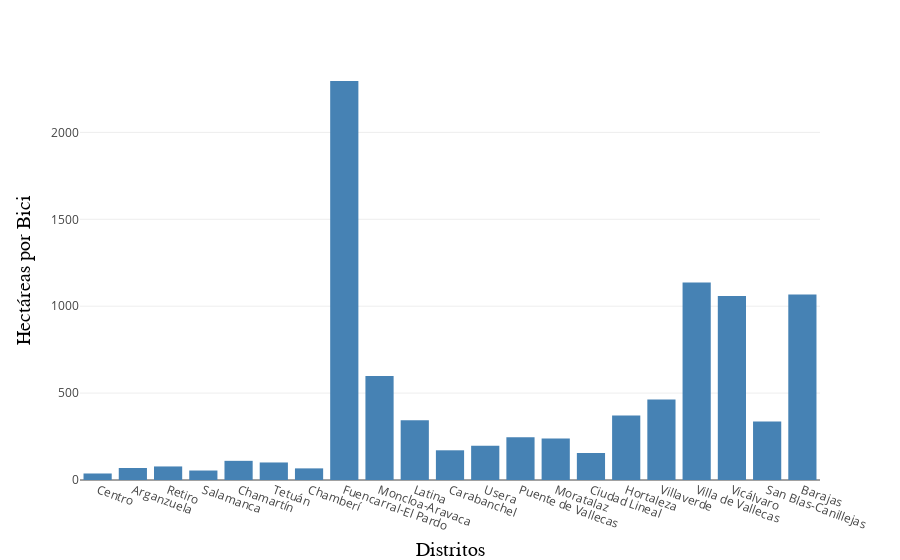

Notebook code for this chart:
### Code cell
fig = px.bar(df_con_scrapper, y='hectareas por bici', x='nombre', 
             labels={'nombre': 'Distrito', 'hectareas por bici': 'hectareas por bici'},
             color_discrete_sequence=['#4682B4'])

    # Puedes ajustar el ángulo del texto del eje x
fig.update_xaxes(tickangle=20, tickmode='array')
fig.update_xaxes(title_standoff=20)
# Poner el nombre del eje x en negrita
fig.update_xaxes(title_text='Distritos', title_font=dict(size=20, family='Arial', color='black'))

# Poner el nombre del eje y en negrita
fig.update_yaxes(title_text='Hectáreas por Bici', title_font=dict(size=20, family='Arial', color='black'))

### Figure 1 — Plotly figure (JSON) as saved in the notebook; plotly's stock layout.template omitted (floating-point values rounded to 4 significant figures)
{"data": [{"alignmentgroup": "True", "hovertemplate": "Distrito=%{x}<br>hectareas por bici=%{y}<extra></extra>", "legendgroup": "", "marker": {"color": "#4682B4", "pattern": {"shape": ""}}, "name": "", "offsetgroup": "", "orientation": "v", "showlegend": false, "textposition": "auto", "type": "bar", "x": ["Centro", "Arganzuela", "Retiro", "Salamanca", "Chamartín", "Tetuán", "Chamberí", "Fuencarral-El Pardo", "Moncloa-Aravaca", "Latina", "Carabanchel", "Usera", "Puente de Vallecas", "Moratalaz", "Ciudad Lineal", "Hortaleza", "Villaverde", "Villa de Vallecas", "Vicálvaro", "San Blas-Canillejas", "Barajas"], "xaxis": "x", "y": [37.48, 69.11, 77.98, 54.52, 110.3, 100.8, 66.85, 2296.0, 598.1, 343.6, 170.9, 196.4, 246.2, 239.3, 155.5, 370.5, 463.0, 1136.0, 1059.0, 337.3, 1067.0], "yaxis": "y"}], "layout": {"barmode": "relative", "legend": {"tracegroupgap": 0}, "margin": {"t": 60}, "xaxis": {"anchor": "y", "domain": [0, 1], "tickangle": 20, "tickmode": "array", "title": {"font": {"color": "black", "family": "Arial", "size": 20}, "standoff": 20, "text": "Distritos"}}, "yaxis": {"anchor": "x", "domain": [0, 1], "title": {"font": {"color": "black", "family": "Arial", "size": 20}, "text": "Hectáreas por Bici"}}}}
